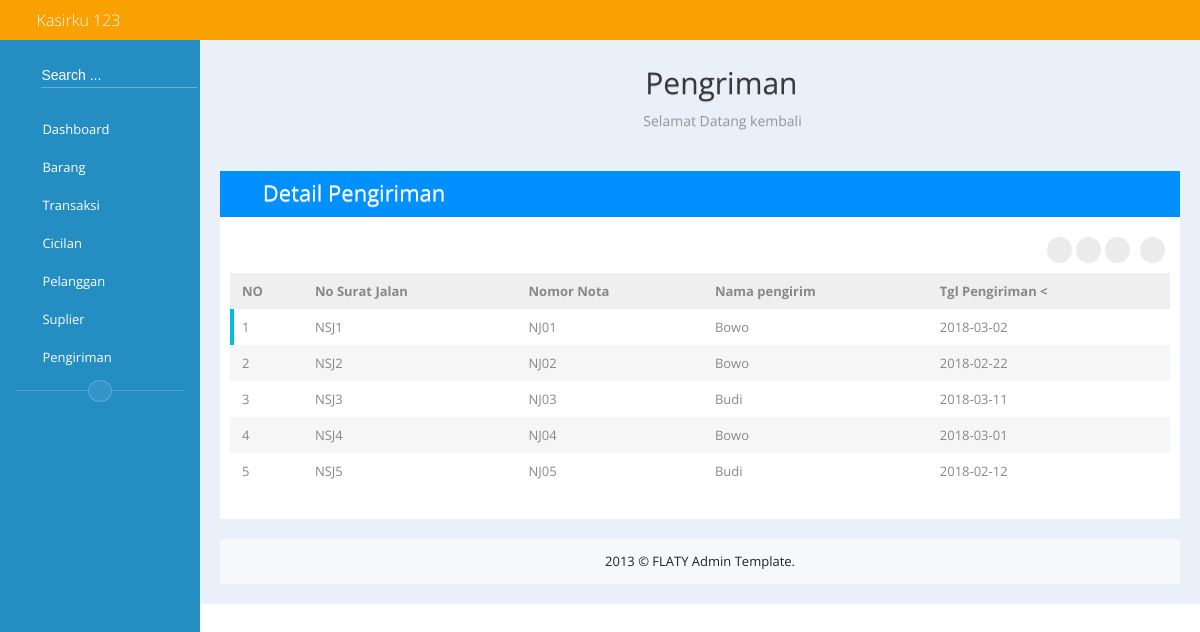
/pengiriman.php, run on the app's committed database.
### tables this page shows
CREATE TABLE `kirim` (
  `no_srt_jln` varchar(4) NOT NULL,
  `no_nota_jual` varchar(4) NOT NULL,
  `nama_kurir` varchar(10) NOT NULL,
  `tgl_kirim` date NOT NULL
);

### logic/oop.php (called while the page is built, shortened)
<?php
	class oop
	{
		var $con;
		public function __construct ()
		{
			$this->con = new mysqli(self::host, self::username, self::pass, self::db);
		}
		public	function readData ($table)
		{
			$query = "SELECT  * from $table";
			$hasil = $this->con->query($query);
			while($nilai = mysqli_fetch_array($hasil))
			{
				$value[] = $nilai;
			}
			return $value;
		}
	}

### pengiriman.php (the view, shortened to what this page needs)
<!DOCTYPE html>
 <html class="no-js">
    <head>
        <link rel="stylesheet" href="assets/bootstrap/bootstrap.min.css">
        <link rel="stylesheet" href="assets/bootstrap/bootstrap-responsive.min.css">
        <link rel="stylesheet" href="assets/font-awesome/css/font-awesome.min.css">
        <link rel="stylesheet" href="assets/normalize/normalize.css">
        <link rel="stylesheet" href="css/flaty.css">
        <link rel="stylesheet" href="css/flaty-responsive.css">
    </head>
    <body>
        <?php
        	include 'assets/navbar.php';
        ?>
        <div class="container-fluid" id="main-container">
            <?php
            	include 'assets/sidebar.php';
            	?>
            <div id="main-content">
                <div class="page-title">
                    <div>
                       <center> <h1><i class="icon-laptop"></i> Pengriman </h1>
                        <h4>Selamat Datang kembali</h4></center></center>
                    </div>
                </div>
                <div class="row-fluid">
                    <div class="span12">
                        <div class="box">
                           <div class="box-title" style="background-color: #0090ff">
                                <h3><i class="icon-table"></i> Detail Pengiriman</h3>
                                <div class="box-tool">
                                    <a data-action="collapse" href="#"><i class="icon-chevron-up"></i></a>
                                    <a data-action="close" href="#"><i class="icon-remove"></i></a>
                                </div>
                            </div>
                            <div class="box-content">
                                <div class="btn-toolbar pull-right clearfix">
                                    <div class="btn-group">
                                        <a class="btn btn-circle show-tooltip" title="Print" href="#"><i class="icon-print"></i></a>
                                        <a class="btn btn-circle show-tooltip" title="Export to PDF" href="#"><i class="icon-file-text-alt"></i></a>
                                        <a class="btn btn-circle show-tooltip" title="Export to Exel" href="#"><i class="icon-table"></i></a>
                                    </div>
                                    <div class="btn-group">
                                        <a class="btn btn-circle show-tooltip" title="Refresh" href="#"><i class="icon-repeat"></i></a>
                                    </div>
                                </div>
                                <div class="clearfix"></div>
<table class="table table-advance" id="table1">
    <thead>
        <tr>
 			<th> NO</th>
            <th>No Surat Jalan</th>
            <th>Nomor Nota </th>
            <th>Nama pengirim</th>
          <th> Tgl Pengiriman <
        </tr>
    </thead>
    <tbody>
        <tr class="table-flag-blue">
        	<?php
        		include 'logic/oop.php';
                $oop = new oop() ;
                    $nomor=1;
                foreach ($oop->readData('kirim') as $isi)
        	{ echo "
        	<td> $nomor</td>
            <td>".$isi['no_srt_jln']."</td>
            <td>".$isi['no_nota_jual']."</td>
            <td>".$isi['nama_kurir']."</td>
            <td>".$isi['tgl_kirim']."</td>
             </tr>";
             $nomor++; } ?>
    </tbody>
</table>
                            </div>
                        </div>
                    </div>
                </div>
                <footer>
                    <p>2013 © FLATY Admin Template.</p>
                </footer>
    </body>
</html>

### data on the page
kirim: no_srt_jln "NSJ1", no_nota_jual "NJ01", nama_kurir "Bowo", tgl_kirim "2018-03-02"
kirim: no_srt_jln "NSJ2", no_nota_jual "NJ02", nama_kurir "Bowo", tgl_kirim "2018-02-22"
kirim: no_srt_jln "NSJ3", no_nota_jual "NJ03", nama_kurir "Budi", tgl_kirim "2018-03-11"
kirim: no_srt_jln "NSJ4", no_nota_jual "NJ04", nama_kurir "Bowo", tgl_kirim "2018-03-01"
kirim: no_srt_jln "NSJ5", no_nota_jual "NJ05", nama_kurir "Budi", tgl_kirim "2018-02-12"
